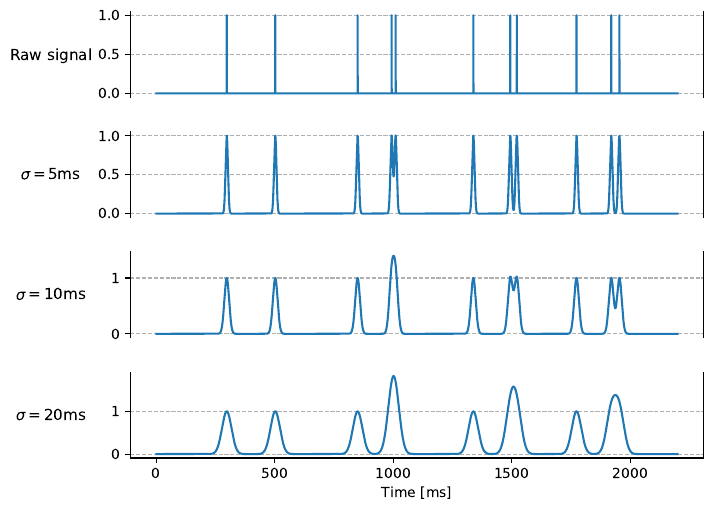

Write Python code to recreate this figure.
import numpy as np
import matplotlib.pyplot as plt
from matplotlib.gridspec import GridSpec
import scipy.signal as signal

import utils.plotter as pf

T = 2200
dt = 0.0625
Nt = int(T/dt) + 1
xaxis_time_ms = np.arange(Nt)*dt

first_sig = np.zeros(Nt)
np.random.seed(103)
ones = np.random.randint(0,Nt-1, size=11)
first_sig[ones] = 1

size = 11
ylabelx = -0.138
ylabely = 0.39

def transform_to_gaussian_spread(sig, gaussian_width_ms):
    gaussian_sizes_ms = gaussian_width_ms * 10 + 1
    gaussian_width = int(gaussian_width_ms/dt)
    gaussian_sizes = int(gaussian_sizes_ms/dt)

    gauss_kernel = signal.gaussian(gaussian_sizes, std=gaussian_width)
    transformed_firing_rate = np.convolve(gauss_kernel, sig, 'same')
    return transformed_firing_rate

fig = plt.figure(figsize=(7.4, 5.8))
gs = GridSpec(4, 1) # (nrows, ncols)
gs.update(wspace = 0.5, hspace = 0.4)
ax1 = fig.add_subplot(gs[0,:])
ax1.plot(xaxis_time_ms, first_sig)
ax1.grid(axis='y', linestyle='--')
pf.remove_axis_junk(ax1, lines=['top', 'bottom'])
ax1.set_xticks([])
ax1.set_ylabel(f"Raw signal", rotation=0, size=size)
ax1.get_yaxis().set_label_coords(ylabelx, ylabely)

for n, width in enumerate([5, 10, 20]):
    ax1 = fig.add_subplot(gs[n+1,:])
    fr = transform_to_gaussian_spread(first_sig, width)
    ax1.plot(xaxis_time_ms, fr)
    ax1.set_ylabel(f"$\sigma=${width}ms", rotation=0, size=size)
    ax1.get_yaxis().set_label_coords(ylabelx, ylabely)
    ax1.grid(axis='y', linestyle='--')
    if n!=2:
        pf.remove_axis_junk(ax1, lines=['top', 'bottom'])
        ax1.set_xticks([])
    else:
        pf.remove_axis_junk(ax1, lines=['top'])
        ax1.set_xlabel("Time [ms]")


fig.savefig("delta_convolution_example.pdf", bbox_inches='tight')
print("delta_convolution_example.pdf saved.")
plt.close(fig)
